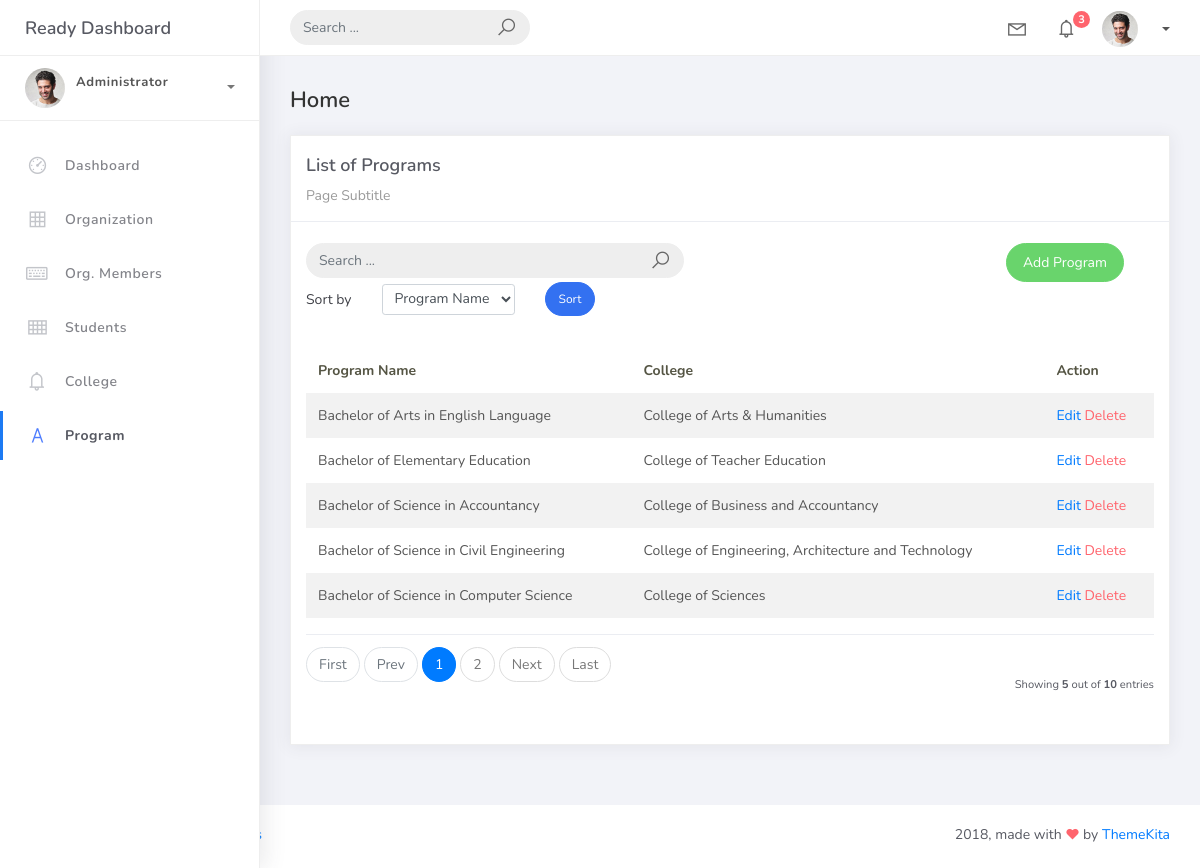
Page /program/ on the committed database.
### studentorg/models.py (models this page shows, shortened)
class BaseModel(models.Model):
    created_at = models.DateTimeField(auto_now_add=True, db_index=True)
    updated_at = models.DateTimeField(auto_now=True)
    class Meta:
        abstract = True

class Program(BaseModel):
    prog_name = models.CharField(max_length=150)
    college = models.ForeignKey(College, on_delete=models.CASCADE)

class College(BaseModel):
    college_name = models.CharField(max_length=150)
    def __str__(self):
        return self.college_name

### studentorg/views.py (the view)
# urls.py: path('program/', ProgramListView.as_view(), name='program-list'),
class ProgramListView(ListView):
    model = Program
    template_name = 'program_list.html'
    paginate_by = 5
    def get_ordering(self):
        allowed = ["prog_name", "college__college_name"]
        sort_by = self.request.GET.get("sort_by")
        if sort_by in allowed:
            return sort_by
        return "prog_name"

### templates/program_list.html (shortened to what this page needs)
{% extends 'base.html' %} {% load static %} {% block content %}
<div class="content">
    <div class="container-fluid">
        <h4 class="page-title">Home</h4>
        <div class="row">
            <div class="col-md-12">
                <div class="card">
                    <div class="card-header">
                        <div class="card-title">List of Programs</div>
                        <div class="card-category">Page Subtitle</div>
                    </div>
                    <br />
                        <div class="col-md-12 row">
                            <div class="col-md-6">
                                <form class="navbar-left navbar-form nav-search mr-md-3" action="">
                                    <div class="input-group">
                                        <input type="text" placeholder="Search ..." class="form-control" />
                                        <div class="input-group-append">
                                            <span class="input-group-text">
                                                <i class="la la-search search-icon"></i>
                                            </span>
                                        </div>
                                    </div>
                                </form>
                            </div>
                            <div class="col-md-6">
                                <div class="pull-right">
                                    <a href="{% url 'program-add' %}" class="btn btn-success btn-rounded">Add Program</a>
                                    </div>
                                </div>
                            </div>
                            <div class="col-md-12">
                                <form method="get" class="row g-2 align-items-center">
                                    <div class="col-auto">
                                        <label for="smallSelect" class="col-form-label">Sort by</label>
                                    </div>
                                    <div class="col-auto">
                                        <select class="form-control form-control-sm" id="smallSelect" name="sort_by">
                                            <option value="prog_name" {% if request.GET.sort_by == "prog_name" %}selected{% endif %}>Program Name</option>
                                        </select>
                                    </div>
                                    <div class="col-auto">
                                        <button type="submit" class="btn btn-primary btn-sm btn-rounded">Sort</button>
                                    </div>
                                </form>
                            </div>
                    <div class="card-body">
                        <table class="table table-striped mt-3">
                            <thead>
                                <tr>
                                    <th scope="col">Program Name</th>
                                    <th scope="col">College</th>
                                    <th scope="col">Action</th>
                                </tr>
                            </thead>
                            <tbody>
                                {% for object in object_list %}
                                <tr>
                                    <td>{{ object.prog_name }}</td>
                                    <td>{{ object.college }}</td>
                                    <td>
                                        <a href="{% url 'program-update' object.pk %}">Edit</a>
                                        <a href="{% url 'program-delete' object.pk %}" class="text-danger">Delete</a>
                                    </td>
                                </tr>
                                {% endfor %}
                            </tbody>
                        </table>
                        {% include 'includes/pagination.html' %}
                    </div>
                </div>
            </div>
        </div>
    </div>
</div>
{% endblock %}

### rows in the picture
Program: prog_name "Bachelor of Arts in English Language", college "College of Arts & Humanities"
Program: prog_name "Bachelor of Elementary Education", college "College of Teacher Education"
Program: prog_name "Bachelor of Science in Accountancy", college "College of Business and Accountancy"
Program: prog_name "Bachelor of Science in Civil Engineering", college "College of Engineering, Architecture and Technology"
Program: prog_name "Bachelor of Science in Computer Science", college "College of Sciences"

### other values in the picture
{{ page_num }} "1"
{{ page_num }} "2"
{{ object_list.count }} "5"
{{ paginator.count }} "10"
